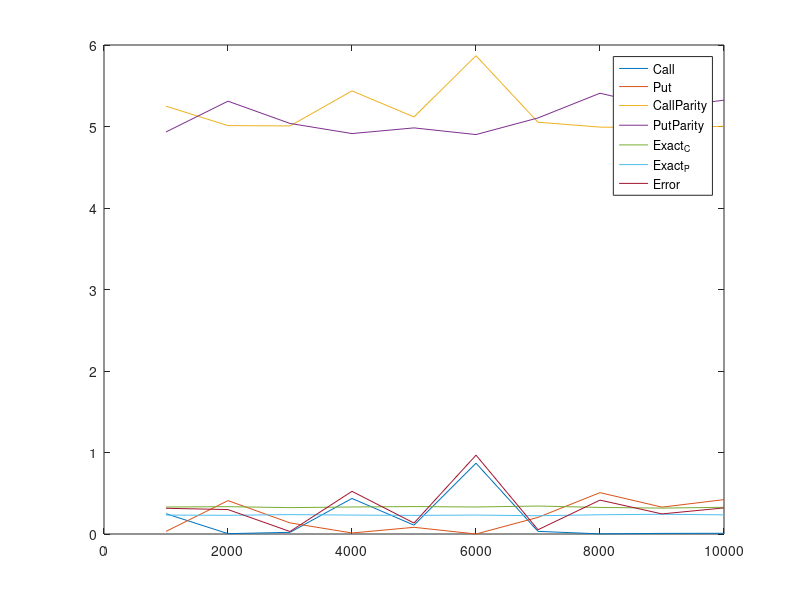

The MATLAB source for this figure:
clear; clc
s(1)=5; k=5; r=.04; v=.2; T=.5; L=1000; m=10^3; R=10000;ic=0;
step=L:m:R;


for n=step
    phi=randn(n,1);
    t=T/n;
    for i=1:n
        s(i+1)=s(i)*exp((r-.5*v^2)*t+v*phi(i)*sqrt(t));
        p(i)=max(k-s(i),0)*exp(-i*r*t);
        c(i)=max(s(i)-k,0)*exp(-i*r*t);
    end
    ic=ic+1;  s0=s(ic);
    Call(ic)=mean(c); Put(ic)=mean(p);
    CallParity(ic)=Call(ic)+s0;
    PutParity(ic)=Put(ic)+k*exp(-r*T);
    
    d1=(log(s0/k)+(r+.5*v^2)*T)/(v*sqrt(T));
    d2=(log(s0/k)+(r-.5*v^2)*T)/(v*sqrt(T));
    
    nd1=.5*(1+erf(d1/sqrt(2)));
    nd2=.5*(1+erf(d2/sqrt(2)));
    
    C0(ic)=s0*nd1-k*exp(-r*T)*nd2;
    P0(ic)=k*exp(-r*T)*(1-nd2)-s0*(1-nd1);

end
CallOption______Put___CallParity__PutParity____C0______P0_Error=...
    [Call' Put' CallParity' PutParity' C0' P0',abs(CallParity'-PutParity')] %%% Parity checking
plot(step,Call,step,Put,step,CallParity,step,PutParity,step,C0,...
step,P0,step,abs(CallParity'-PutParity'))
legend('Call','Put','CallParity','PutParity','Exact_C','Exact_P','Error')
